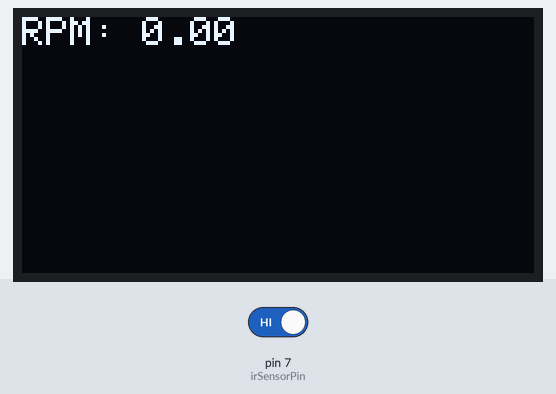
Recording of a sketch running on a simulated Arduino Uno, built with avr-gcc and run on an emulated ATmega328P. On the bench: 128×64 one-colour display. The inputs (shaded band) are chosen by the test bench; at power-on: pin 7 (irSensorPin) HIGH. What the sketch prints to the serial monitor is not drawn.

Above: at 2.6 s.
2.7 s: pin 7 (irSensorPin) driven LOW
At 4.3 s:
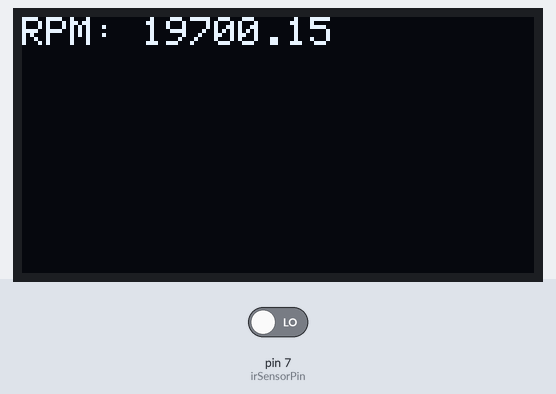
5.5 s: pin 7 (irSensorPin) driven HIGH
At 6.9 s:
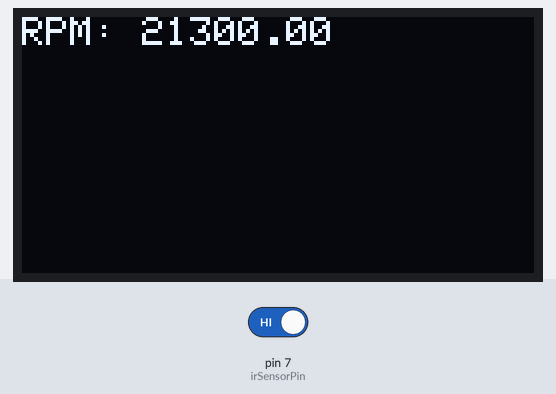
8.5 s: pin 7 (irSensorPin) driven LOW
At 10.8 s:
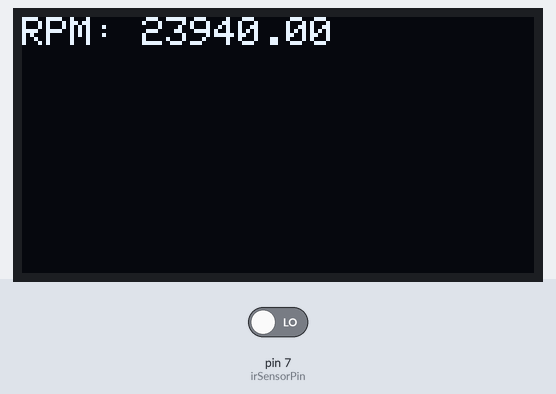
Timing chart, 0 to 12.3 s (numbered marks = the images above; inputs shaded):
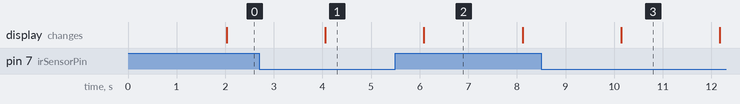

Measured:
- after the input at 2.7 s, the display: changes after 1.4 s (image 1)
- after the input at 8.5 s, the display: changes after 1.6 s (image 3)
- what the display in image 2 shows lasts 2.0 s, from 6.1 s to 8.1 s

The sketch:

rpmSensor.ino
```cpp
#include <SPI.h>
#include <Wire.h>
#include <Adafruit_GFX.h>
#include <Adafruit_SH110X.h>

// Define the pin connections
const int irSensorPin = 7;  // IR sensor output pin connected to digital pin 7
const int ledPin = 13;      // LED connected to digital pin 13 (optional)
float rotations = 0;
unsigned long previousTime = 0;
const unsigned long interval = 2000;

//OLED screen variables
int WHITE = 1;//pixel on
int BLACK = 0;//pixel off
int SCREEN_WIDTH = 128;  // OLED display width, in pixels
int SCREEN_HEIGHT = 64;  // OLED display height, in pixels
// Declaration for SSD1306 display connected using I2C
int SCREEN_ADDRESS = 0x3C;
//-1 default reset code for screen (same as arduino)
Adafruit_SH1106G display(SCREEN_WIDTH, SCREEN_HEIGHT, &Wire, -1);

void setup() {
  pinMode(irSensorPin, INPUT);  // Set IR sensor pin as input
  Serial.begin(9600);           // Begin serial communication for debugging
  if (!display.begin(SCREEN_ADDRESS, true)) {
    Serial.println(F("SSD allocation failed"));
    while(true){}//loops forever if allocation of display fails
  }
  display.clearDisplay();
  display.display();
}

void loop() {
  int sensorValue = digitalRead(irSensorPin);  // Read the value from the IR sensor

  if (sensorValue == LOW) {
    rotations++;
    delay(1);
  }

  unsigned long timePassed = millis()-previousTime;

  if(timePassed >=interval){
    //updateDisplay();
    //float minutesPassed = timePassed/60000.0;
    float rpm = rotations*(60000.0/timePassed);
    updateDisplay(rpm);
    Serial.println(rpm);
    //Serial.println(minutesPassed);
    rotations = 0;
    previousTime = millis();
  }

  delay(1);  // Small delay for stability
}

void updateDisplay(float rpm){
  //clears display buffer so data can be updated
  display.clearDisplay();

  //text options
  display.setTextSize(1);
  display.setTextColor(1);
  //position of where text begins
  display.setCursor(0, 0);

  //update data and adds to display buffer
  display.print("RPM: ");
  display.println(rpm);

  //sends display buffer to display which causes the update
  display.display();
}
```
